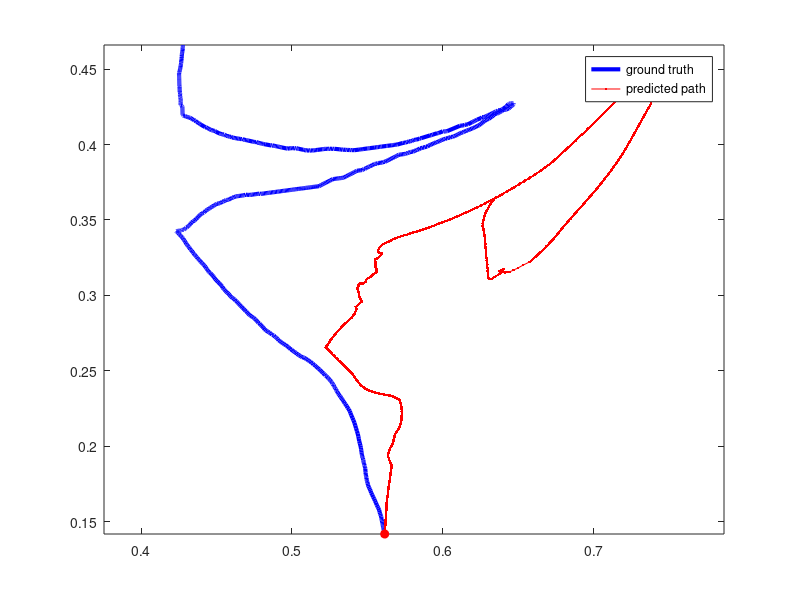

This figure's MATLAB source:
clear all

X = load('path.txt');

mode = 5;
switch mode
    case 1
        action_inx = 3:4;
        state_inx = 1:2;
        state_nxt_inx = 5:6;
    case 2
        action_inx = 7:8;
        state_inx = 1:6;
        state_nxt_inx = 9:14;
    case 3
        action_inx = 11:12;
        state_inx = 1:10;
        state_nxt_inx = 13:22;
    case 4
        action_inx = 5:6;
        state_inx = 1:4;
        state_nxt_inx = 7:10;
    case 5
        action_inx = 5:6;
        state_inx = 1:4;
        state_nxt_inx = 7:10;
    case 6
        action_inx = 13:14;
        state_inx = 1:12;
        state_nxt_inx = 15:26;
    case 7
        action_inx = 15:16;
        state_inx = 1:14;
        state_nxt_inx = 17:30;
    case 8
        action_inx = 7:8;
        state_inx = 1:6;
        state_nxt_inx = 9:14;
end

Sr = X(:, state_inx);
S = X(:, state_nxt_inx);
A = X(:, action_inx);


%%
figure(2)
clf
plot(Sr(:,1),Sr(:,2),'-b','linewidth',3,'markerfacecolor','k');
hold on
plot(S(:,1),S(:,2),'.-r');
plot(S(1,1),S(1,2),'or','markerfacecolor','r');
hold off
axis equal
legend('ground truth','predicted path');
% title(['open loop - ' num2str(mode) ', MSE: ' num2str(loss)]);
% disp(['Loss: ' num2str(loss)]);